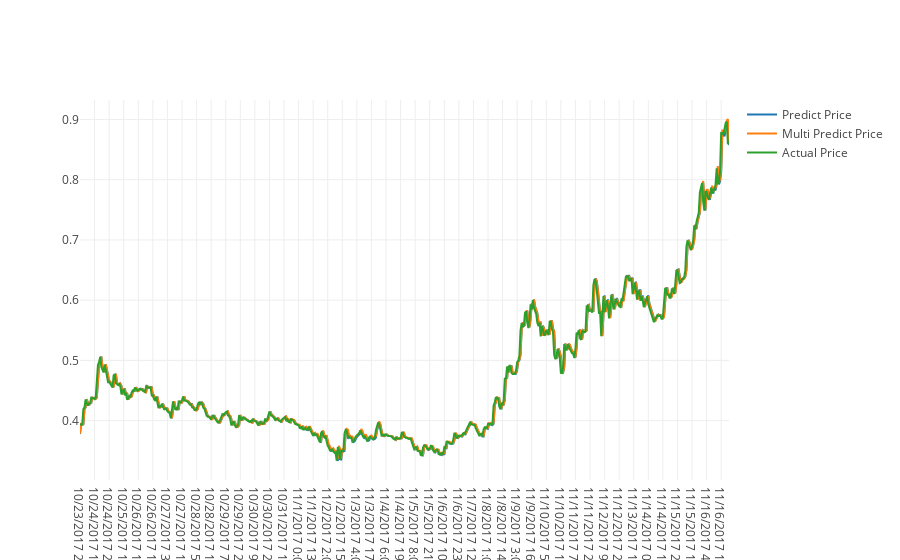

The code cell stored with this chart in its notebook:
### Code cell
# Plot line graph with actual price, predicted price with feature Weighted Price,
# predicted price with features Volume and Weighted Price

fig=(24,10)
actual_chart = go.Scatter(x=predictDates, y=inv_y, name= 'Actual Price')
multi_predict_chart = go.Scatter(x=predictDates, y=inv_yhat, name= 'Multi Predict Price')
predict_chart = go.Scatter(x=predictDates, y=yhat_reshape, name= 'Predict Price')
py.iplot([predict_chart, multi_predict_chart, actual_chart])

### Figure 1 — Plotly figure (JSON) as saved in the notebook; plotly's stock layout.template omitted (floating-point values rounded to 4 significant figures; data arrays with more than 128 entries replaced by an {"elided": "..."} marker saying what was removed)
{"data": [{"name": "Predict Price", "type": "scatter", "x": {"elided": "580 str values"}, "y": {"elided": "580 float values"}}, {"name": "Multi Predict Price", "type": "scatter", "x": {"elided": "580 str values"}, "y": {"elided": "580 float values"}}, {"name": "Actual Price", "type": "scatter", "x": {"elided": "580 str values"}, "y": {"elided": "580 float values"}}], "layout": {}}
